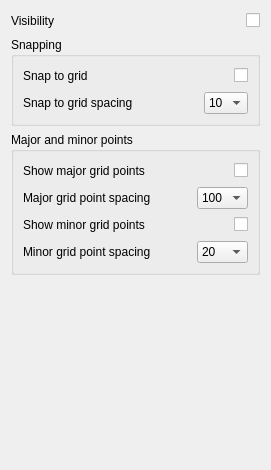
     <widget class="QWidget" name="tab_grid">
      <attribute name="title">
       <string>Grid</string>
      </attribute>
      <layout class="QVBoxLayout" name="verticalLayout">
       <item>
        <layout class="QHBoxLayout" name="horizontalLayout_5">
         <item>
          <widget class="QLabel" name="label_11">
           <property name="text">
            <string>Visibility</string>
           </property>
          </widget>
         </item>
         <item>
          <spacer name="horizontalSpacer_10">
           <property name="orientation">
            <enum>Qt::Horizontal</enum>
           </property>
           <property name="sizeHint" stdset="0">
            <size>
             <width>40</width>
             <height>20</height>
            </size>
           </property>
          </spacer>
         </item>
         <item>
          <widget class="QCheckBox" name="checkBox_gridVisibility">
           <property name="toolTip">
            <string>Toggle default grid visibility</string>
           </property>
           <property name="layoutDirection">
            <enum>Qt::RightToLeft</enum>
           </property>
           <property name="text">
            <string/>
           </property>
          </widget>
         </item>
        </layout>
       </item>
       <item>
        <widget class="QGroupBox" name="groupBox_3">
         <property name="title">
          <string>Snapping</string>
         </property>
         <layout class="QHBoxLayout" name="horizontalLayout_2">
          <item>
           <layout class="QGridLayout" name="gridLayout_2">
            <item row="0" column="0">
             <widget class="QLabel" name="label_14">
              <property name="text">
               <string>Snap to grid</string>
              </property>
             </widget>
            </item>
            <item row="0" column="1">
             <spacer name="horizontalSpacer_13">
              <property name="orientation">
               <enum>Qt::Horizontal</enum>
              </property>
              <property name="sizeHint" stdset="0">
               <size>
                <width>40</width>
                <height>20</height>
               </size>
              </property>
             </spacer>
            </item>
            <item row="0" column="2">
             <widget class="QCheckBox" name="checkBox_gridSnapToGrid">
              <property name="toolTip">
               <string>Toggle default snapping to grid</string>
              </property>
              <property name="layoutDirection">
               <enum>Qt::RightToLeft</enum>
              </property>
              <property name="text">
               <string/>
              </property>
             </widget>
            </item>
            <item row="1" column="0">
             <widget class="QLabel" name="label_7">
              <property name="text">
               <string>Snap to grid spacing</string>
              </property>
             </widget>
            </item>
            <item row="1" column="1">
             <spacer name="horizontalSpacer_7">
              <property name="orientation">
               <enum>Qt::Horizontal</enum>
              </property>
              <property name="sizeHint" stdset="0">
               <size>
                <width>40</width>
                <height>20</height>
               </size>
              </property>
             </spacer>
            </item>
            <item row="1" column="2">
             <widget class="QComboBox" name="comboBox_gridSnapToGridSpacing">
              <property name="toolTip">
               <string>Set the default grid size to use for snapping</string>
              </property>
              <property name="currentIndex">
               <number>3</number>
              </property>
              <item>
               <property name="text">
                <string>1</string>
               </property>
              </item>
              <item>
               <property name="text">
                <string>2</string>
               </property>
              </item>
              <item>
               <property name="text">
                <string>5</string>
               </property>
              </item>
              <item>
               <property name="text">
                <string>10</string>
               </property>
              </item>
              <item>
               <property name="text">
                <string>20</string>
               </property>
              </item>
              <item>
               <property name="text">
                <string>30</string>
               </property>
              </item>
              <item>
               <property name="text">
                <string>40</string>
               </property>
              </item>
             </widget>
            </item>
           </layout>
          </item>
         </layout>
        </widget>
       </item>
       <item>
        <widget class="QGroupBox" name="groupBox_4">
         <property name="title">
          <string>Major and minor points</string>
         </property>
         <layout class="QHBoxLayout" name="horizontalLayout_4">
          <item>
           <layout class="QGridLayout" name="gridLayout_4">
            <item row="0" column="0">
             <widget class="QLabel" name="label_12">
              <property name="text">
               <string>Show major grid points</string>
              </property>
             </widget>
            </item>
            <item row="0" column="1">
             <spacer name="horizontalSpacer_11">
              <property name="orientation">
               <enum>Qt::Horizontal</enum>
              </property>
              <property name="sizeHint" stdset="0">
               <size>
                <width>40</width>
                <height>20</height>
               </size>
              </property>
             </spacer>
            </item>
            <item row="0" column="2">
             <widget class="QCheckBox" name="checkBox_gridShowMajorGridPoints">
              <property name="toolTip">
               <string>Toggle default visibility of the major grid points</string>
              </property>
              <property name="layoutDirection">
               <enum>Qt::RightToLeft</enum>
              </property>
              <property name="text">
               <string/>
              </property>
             </widget>
            </item>
            <item row="1" column="0">
             <widget class="QLabel" name="label_13">
              <property name="text">
               <string>Major grid point spacing</string>
              </property>
             </widget>
            </item>
            <item row="1" column="1">
             <spacer name="horizontalSpacer_12">
              <property name="orientation">
               <enum>Qt::Horizontal</enum>
              </property>
              <property name="sizeHint" stdset="0">
               <size>
                <width>40</width>
                <height>20</height>
               </size>
              </property>
             </spacer>
            </item>
            <item row="1" column="2">
             <widget class="QComboBox" name="comboBox_gridMajorGridPointSpacing">
              <property name="toolTip">
               <string>Toggle default spacing of the major grid points</string>
              </property>
              <item>
               <property name="text">
                <string>100</string>
               </property>
              </item>
              <item>
               <property name="text">
                <string>200</string>
               </property>
              </item>
              <item>
               <property name="text">
                <string>300</string>
               </property>
              </item>
              <item>
               <property name="text">
                <string>400</string>
               </property>
              </item>
             </widget>
            </item>
            <item row="2" column="0">
             <widget class="QLabel" name="label_6">
              <property name="text">
               <string>Show minor grid points</string>
              </property>
             </widget>
            </item>
            <item row="2" column="1">
             <spacer name="horizontalSpacer_6">
              <property name="orientation">
               <enum>Qt::Horizontal</enum>
              </property>
              <property name="sizeHint" stdset="0">
               <size>
                <width>40</width>
                <height>20</height>
               </size>
              </property>
             </spacer>
            </item>
            <item row="2" column="2">
             <widget class="QCheckBox" name="checkBox_gridShowMinorGridPoints">
              <property name="toolTip">
               <string>Toggle default visibility of the minor grid points</string>
              </property>
              <property name="layoutDirection">
               <enum>Qt::RightToLeft</enum>
              </property>
              <property name="text">
               <string/>
              </property>
             </widget>
            </item>
            <item row="3" column="0">
             <widget class="QLabel" name="label_5">
              <property name="text">
               <string>Minor grid point spacing</string>
              </property>
             </widget>
            </item>
            <item row="3" column="1">
             <spacer name="horizontalSpacer_5">
              <property name="orientation">
               <enum>Qt::Horizontal</enum>
              </property>
              <property name="sizeHint" stdset="0">
               <size>
                <width>40</width>
                <height>20</height>
               </size>
              </property>
             </spacer>
            </item>
            <item row="3" column="2">
             <widget class="QComboBox" name="comboBox_gridMinorGridPointSpacing">
              <property name="toolTip">
               <string>Toggle default spacing of the minor grid points</string>
              </property>
              <property name="currentIndex">
               <number>4</number>
              </property>
              <item>
               <property name="text">
                <string>1</string>
               </property>
              </item>
              <item>
               <property name="text">
                <string>2</string>
               </property>
              </item>
              <item>
               <property name="text">
                <string>5</string>
               </property>
              </item>
              <item>
               <property name="text">
                <string>10</string>
               </property>
              </item>
              <item>
               <property name="text">
                <string>20</string>
               </property>
              </item>
              <item>
               <property name="text">
                <string>30</string>
               </property>
              </item>
              <item>
               <property name="text">
                <string>40</string>
               </property>
              </item>
             </widget>
            </item>
           </layout>
          </item>
         </layout>
        </widget>
       </item>
       <item>
        <spacer name="verticalSpacer_2">
         <property name="orientation">
          <enum>Qt::Vertical</enum>
         </property>
         <property name="sizeHint" stdset="0">
          <size>
           <width>20</width>
           <height>184</height>
          </size>
         </property>
        </spacer>
       </item>
      </layout>
      <zorder>verticalSpacer_2</zorder>
      <zorder></zorder>
      <zorder>groupBox_3</zorder>
      <zorder>groupBox_4</zorder>
     </widget>
